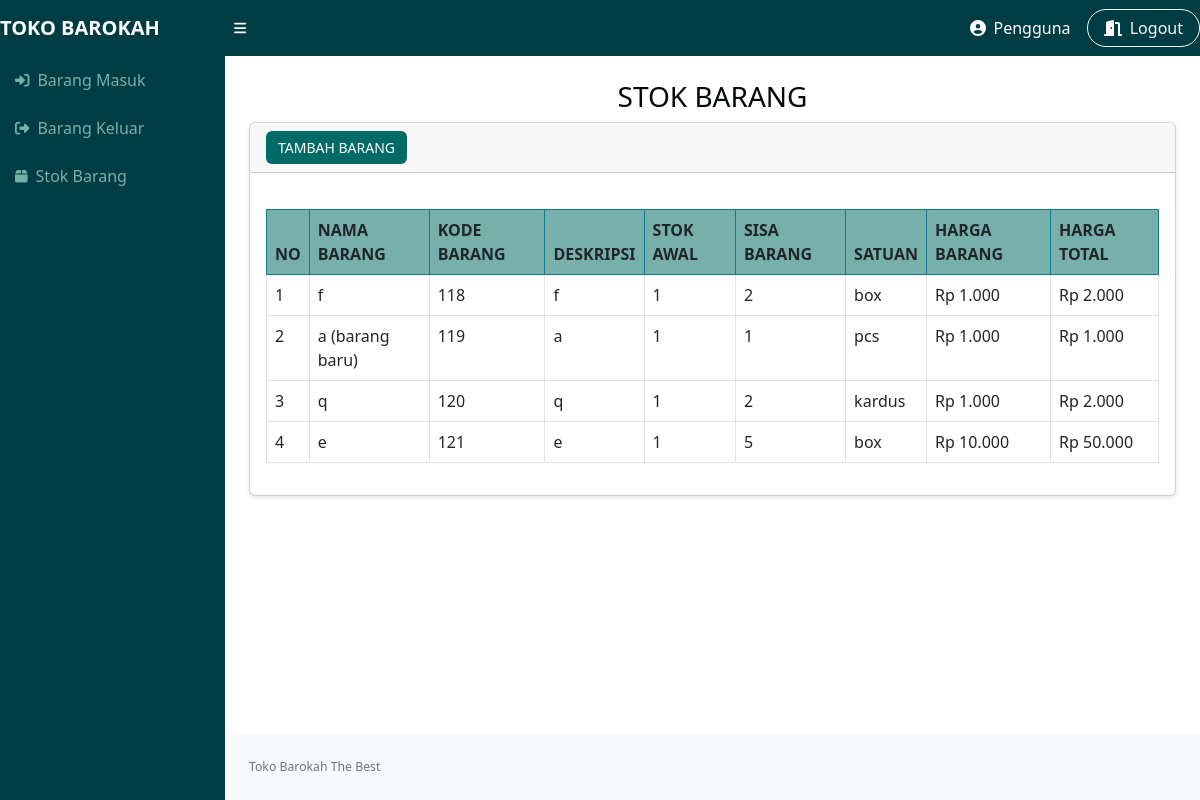
The app's page /operator.php, older data.
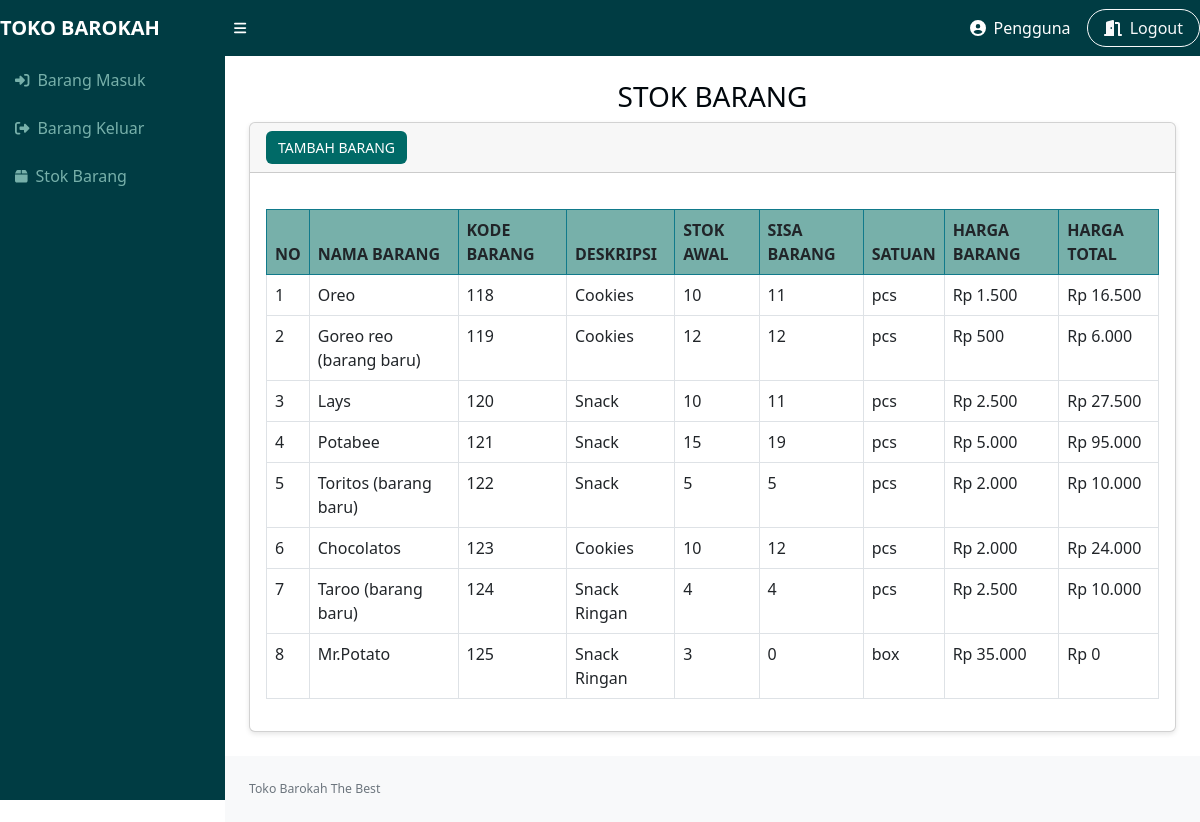
The same page, newer data.
### tables this page shows
CREATE TABLE `stock` (
  `idbarang` int NOT NULL,
  `namabarang` varchar(25) NOT NULL,
  `deskripsi` varchar(25) NOT NULL,
  `stok_awal` int NOT NULL,
  `stock` int NOT NULL,
  `satuan` varchar(25) DEFAULT NULL,
  `hargabarang` decimal(10,2) NOT NULL,
  `status_barang` enum('baru','lama') DEFAULT NULL
);

### operator.php (the view, shortened to what this page needs)
<?php
require 'function.php';
?>
<!DOCTYPE html>
<html lang="en">
<head>
    <link href="style.css" rel="stylesheet" />
    <link href="css/styles.css" rel="stylesheet" />
</head>
<body class="sb-nav-fixed">
<nav class="sb-topnav navbar navbar-expand-sm ">
    <a class="navbar-brand fw-bold" href="index.php">TOKO BAROKAH</a>
    <button class="btn btn-link btn-sm text-white me-auto" id="sidebarToggle">
        <i class="fas fa-bars"></i>
    </button>
    <div class="d-flex align-items-center ms-auto">
        <span class="text-white me-3 d-flex align-items-center">
            <i class="fas fa-user-circle me-2"></i>
            <?php echo isset($_SESSION['namalengkap']) ? $_SESSION['namalengkap'] : 'Pengguna'; ?>
        </span>
        <a href="logout.php" class="btn btn-outline-light rounded-pill px-3">
            <i class="fas fa-door-open me-1"></i> Logout
        </a>
    </div>
</nav>
<div id="layoutSidenav">
    <div id="layoutSidenav_nav">
        <nav class="sb-sidenav accordion" id="sidenavAccordion">
            <div class="sb-sidenav-menu">
                <div class="nav">
                    <a class="nav-link" href="masuki.php">
                        <div class="sb-nav-link-icon"><i class="fas fa-sign-in-alt"></i></div>
                        Barang Masuk
                    </a>
                    <a class="nav-link" href="keluari.php">
                        <div class="sb-nav-link-icon"><i class="fas fa-sign-out-alt"></i></div>
                        Barang Keluar
                    </a>
                    <a class="nav-link" href="operator.php">
                        <div class="sb-nav-link-icon"><i class="fas fa-box"></i></div>
                        Stok Barang
                    </a>
                </div>
            </div>
        </nav>
    </div>
    <div id="layoutSidenav_content">
        <main>
            <div class="container-fluid px-4">
                <h1 class="mt-4 text-center">STOK BARANG</h1>
                <div class="card mb-4">
                    <div class="card-header">
                        <button type="button" class="btn btn-primary" data-bs-toggle="modal" data-bs-target="#myModal">
                            TAMBAH BARANG
                        </button>
                    </div>
                    <div class="card-body">
                        <table class="table table-bordered">
                            <thead>
                                <tr>
                                    <th>No</th>
                                    <th>Nama Barang</th>
                                    <th>Kode Barang</th>
                                    <th>Deskripsi</th>
                                    <th>Stok Awal</th>
                                    <th>Sisa Barang</th>
                                    <th>Satuan</th>
                                    <th>Harga Barang</th>
                                    <th>Harga Total</th>
                                </tr>
                            </thead>
                            <tbody>
                                <?php
                    $i = 1;
                    $ambilsemuadatastock = mysqli_query($conn, "SELECT * FROM stock");
                    while ($data = mysqli_fetch_array($ambilsemuadatastock)) {
                        $idbarang = $data['idbarang'];
                        $namabarang = $data['namabarang'];
                        $deskripsi = $data['deskripsi'];
                        $stokawal = intval($data['stok_awal']);
                        $satuan = $data['satuan'];
                        $hargabarang = intval($data['hargabarang']);
                        $status = $data['status_barang'] ?? '';
                        if ($status === 'baru') {
                            $namabarang .= " (barang baru)";
                        }
                        $qmasuk = mysqli_query($conn, "
                            SELECT SUM(quantity) as total_masuk
                            FROM masuk
                            WHERE idbarang='$idbarang' AND (keterangan IS NULL OR keterangan != 'stok_awal')
                        ");
                        $datamasuk = mysqli_fetch_assoc($qmasuk);
                        $barangmasuk = intval($datamasuk['total_masuk'] ?? 0);
                        $qkeluar = mysqli_query($conn, "
                            SELECT SUM(quantity) as total_keluar
                            FROM keluar
                            WHERE idbarang='$idbarang'
                        ");
                        $datakeluar = mysqli_fetch_assoc($qkeluar);
                        $barangkeluar = intval($datakeluar['total_keluar'] ?? 0);
                        $stok_awal_riil = $stokawal;
                        $stock = $stok_awal_riil + $barangmasuk - $barangkeluar;
                        $hargabarang_rupiah = "Rp " . number_format($hargabarang, 0, ',', '.');
                        $hargatotal = "Rp " . number_format($hargabarang * $stock, 0, ',', '.');
                    ?>
                    <tr>
                        <td><?= $i++; ?></td>
                        <td><?= htmlspecialchars($namabarang); ?></td>
                        <td><?= $idbarang; ?></td>
                        <td><?= htmlspecialchars($deskripsi); ?></td>
                        <td><?= $stok_awal_riil; ?></td>
                        <td><?= $stock; ?></td>
                        <td><?= $satuan; ?></td>
                        <td><?= $hargabarang_rupiah; ?></td>
                        <td><?= $hargatotal; ?></td>
                    </tr>
                                <?php } ?>
                            </tbody>
                        </table>
                    </div>
                </div>
            </div>
        </main>
        <footer class="py-4 bg-light mt-auto">
            <div class="container-fluid px-4">
                <div class="d-flex align-items-center justify-content-between small">
                    <div class="text-muted">Toko Barokah The Best</div>
                </div>
            </div>
        </footer>
    </div>
</div>
</body>
</html>

### style.css (style rules this page uses)
body { font-family: Arial, sans-serif; background-color: #0eebc6; margin: 0; padding: 0; }
.sb-nav-fixed .sb-topnav { background-color: #003C43; color: white; }
.sb-topnav a.navbar-brand { color: #ffffff; font-weight: bold; text-decoration:none; }
.sb-topnav .btn-link { color: rgb(13, 127, 165); }
.sb-sidenav { background-color: #003C43; color:#E3FEF7; }
.sb-sidenav .nav-link { color: #77B0AA; padding: 10px 15px; display: block; text-decoration: #e4eae8; }
.container-fluid h1 { font-size: 1.75rem; color: #01070c; }
.card { box-shadow: 0px 2px 5px rgba(0, 0, 0, 0.1); }
.card-header { background-color: #343a40; color: white; font-weight: bold; }
.card-header .btn { background-color: #006A67; border: none; color: white; font-size: 14px; }
.card-body table { width: 100%; border-collapse: collapse; margin-top: 20px; }
.card-body table th, .card-body table td { border: 1px solid #dee2e6; padding: 8px; text-align: left; }
.card-body table th { background-color: #77B0AA; font-weight: bold; text-transform: uppercase; border-color: #117a8b; border-style:solid; }
footer { background-color: #f8f9fa; color: #6c757d; text-align: center; padding: 15px 0; font-size: 14px; }

Row changes from the older to the newer data that the page shows:
changed stock id 118: namabarang "f" → "Oreo"; deskripsi "f" → "Cookies"; stok_awal "1" → "10"; stock "2" → "11"; satuan "box" → "pcs"; hargabarang "Rp 1.000" → "Rp 1.500"; hargatotal "Rp 2.000" → "Rp 16.500"
changed stock id 119: namabarang "a (barang baru)" → "Goreo reo (barang baru)"; deskripsi "a" → "Cookies"; stok_awal "1" → "12"; hargabarang "Rp 1.000" → "Rp 500"; hargatotal "Rp 1.000" → "Rp 6.000"
changed stock id 120: namabarang "q" → "Lays"; deskripsi "q" → "Snack"; stok_awal "1" → "10"; stock "2" → "11"; satuan "kardus" → "pcs"; hargabarang "Rp 1.000" → "Rp 2.500"; hargatotal "Rp 2.000" → "Rp 27.500"
changed stock id 121: namabarang "e" → "Potabee"; deskripsi "e" → "Snack"; stok_awal "1" → "15"; stock "5" → "19"; satuan "box" → "pcs"; hargabarang "Rp 10.000" → "Rp 5.000"; hargatotal "Rp 50.000" → "Rp 95.000"
added stock: namabarang "Toritos (barang baru)", idbarang "122", deskripsi "Snack", stok_awal "5", satuan "pcs", hargabarang "Rp 2.000", hargatotal "Rp 10.000"
added stock: namabarang "Chocolatos", idbarang "123", deskripsi "Cookies", stok_awal "10", stock "12", satuan "pcs", hargabarang "Rp 2.000", hargatotal "Rp 24.000"
added stock: namabarang "Taroo (barang baru)", idbarang "124", deskripsi "Snack Ringan", stok_awal "4", satuan "pcs", hargabarang "Rp 2.500", hargatotal "Rp 10.000"
added stock: namabarang "Mr.Potato", idbarang "125", deskripsi "Snack Ringan", stok_awal "3", stock "0", satuan "box", hargabarang "Rp 35.000", hargatotal "Rp 0"
